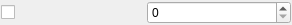
<?xml version="1.0" encoding="UTF-8"?>
<ui version="4.0">
 <class>IntParm</class>
 <widget class="QWidget" name="IntParm">
  <property name="geometry">
   <rect>
    <x>0</x>
    <y>0</y>
    <width>292</width>
    <height>25</height>
   </rect>
  </property>
  <property name="windowTitle">
   <string>Form</string>
  </property>
  <layout class="QHBoxLayout" name="horizontalLayout">
   <property name="spacing">
    <number>1</number>
   </property>
   <property name="leftMargin">
    <number>1</number>
   </property>
   <property name="topMargin">
    <number>1</number>
   </property>
   <property name="rightMargin">
    <number>1</number>
   </property>
   <property name="bottomMargin">
    <number>1</number>
   </property>
   <item>
    <widget class="QCheckBox" name="checkBox"/>
   </item>
   <item>
    <widget class="QSpinBox" name="valueWidget">
     <property name="maximum">
      <number>1000000019</number>
     </property>
    </widget>
   </item>
  </layout>
 </widget>
 <resources/>
 <connections>
  <connection>
   <sender>checkBox</sender>
   <signal>toggled(bool)</signal>
   <receiver>valueWidget</receiver>
   <slot>setEnabled(bool)</slot>
   <hints>
    <hint type="sourcelabel">
     <x>23</x>
     <y>14</y>
    </hint>
    <hint type="destinationlabel">
     <x>250</x>
     <y>20</y>
    </hint>
   </hints>
  </connection>
 </connections>
</ui>
